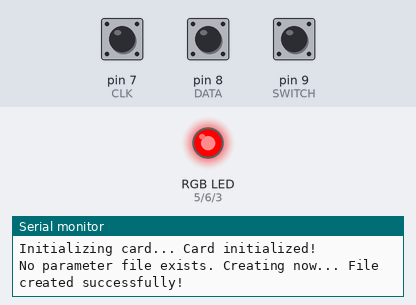
A program run on a simulated Arduino Nano, built with avr-gcc and run on an emulated ATmega328P. Shown: an RGB LED mixed from three pins (HIGH = lit), the last lines printed to the serial monitor. Inputs (shaded band) come from the test bench; at power-on: pin 9 (SWITCH) HIGH, pin 7 (CLK) HIGH, pin 8 (DATA) HIGH. Dim RGB values are drawn brighter than linear; storage starts empty.

Above: at 3.2 s.
3.3 s: pin 9 (SWITCH) pulled LOW for 0.15 s
At 5.45 s:
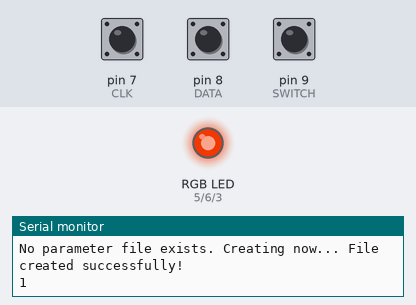
6.3 s: pin 9 (SWITCH) pulsed LOW 5 times (0.12 s each, 0.3 s apart)
At 9.0 s:
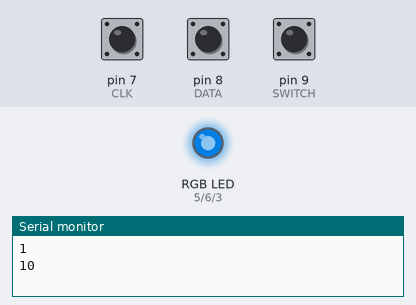
9.3 s: pin 9 (SWITCH) pulled LOW for 0.15 s
At 12.12 s:
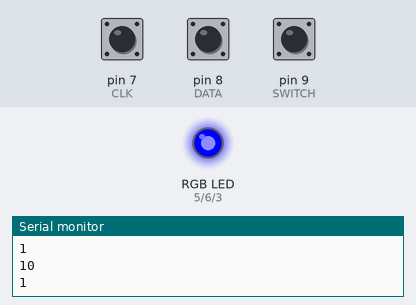
12.3 s: pin 9 (SWITCH) pulled LOW for 3.2 s
17.0 s: pin 9 (SWITCH) pulled LOW for 1 s
At 20.8 s:
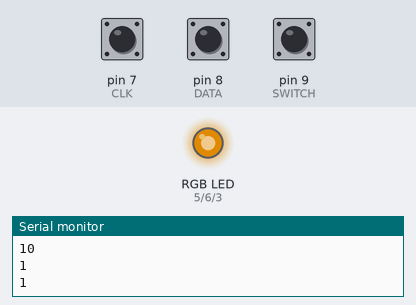
21.0 s: pin 9 (SWITCH) pulsed LOW 2 times (0.12 s each, 0.3 s apart)
Timing chart, 0 to 25.4 s (numbered marks = the images above; inputs shaded):
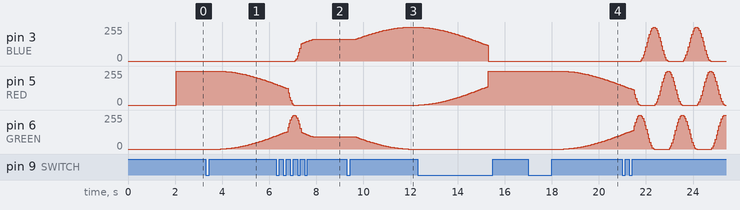

The program:

main.cpp
```cpp
#include <Arduino.h>
#include <SPI.h>
#include <SD.h>

// LED vars
const uint8_t BLUE = 3;
const uint8_t RED = 5;
const uint8_t GREEN = 6;
uint16_t outputLevel = 0;
uint16_t incrementValue = 10;

// lookup table for sine wave color transition
const uint8_t sine8[] PROGMEM = {
	0,   0,   0,   0,   0,   1,   1,   2,   2,   3,   4,   5,   6,   7,   8,   9,
	11,  12,  13,  15,  17,  18,  20,  22,  24,  26,  28,  30,  32,  35,  37,  39,
	42,  44,  47,  49,  52,  55,  58,  60,  63,  66,  69,  72,  75,  78,  81,  85,
	88,  91,  94,  97, 101, 104, 107, 111,  114, 117, 121, 124, 127, 131, 134, 137,
	141, 144, 147, 150, 154, 157, 160, 163, 167, 170, 173, 176, 179, 182, 185, 188,
	191, 194, 197, 200, 202, 205, 208, 210, 213, 215, 217, 220, 222, 224, 226, 229,
	231, 232, 234, 236, 238, 239, 241, 242, 244, 245, 246, 248, 249, 250, 251, 251,
	252, 253, 253, 254, 254, 255, 255, 255, 255, 255, 255, 255, 254, 254, 253, 253,
	252, 251, 251, 250, 249, 248, 246, 245, 244, 242, 241, 239, 238, 236, 234, 232,
	231, 229, 226, 224, 222, 220, 217, 215, 213, 210, 208, 205, 202, 200, 197, 194,
	191, 188, 185, 182, 179, 176, 173, 170, 167, 163, 160, 157, 154, 150, 147, 144,
	141, 137, 134, 131, 127, 124, 121, 117, 114, 111, 107, 104, 101, 97,  94,  91,
	88,  85,  81,  78,  75,  72,  69,  66,  63,  60,  58,  55,  52,  49,  47,  44,
	42,  39,  37,  35,  32,  30,  28,  26,  24,  22,  20,  18,  17,  15,  13,  12,
	11,  9,   8,   7,   6,   5,   4,   3,   2,   2,   1,   1,   0,   0,   0,   0,
	0,   0,   0,   0,   0,   0,   0,   0,   0,   0,   0,   0,   0,   0,   0,   0,
	0,   0,   0,   0,   0,   0,   0,   0,   0,   0,   0,   0,   0,   0,   0,   0,
	0,   0,   0,   0,   0,   0,   0,   0,   0,   0,   0,   0,   0,   0,   0,   0,
	0,   0,   0,   0,   0,   0,   0,   0,   0,   0,   0,   0,   0,   0,   0,   0,
	0,   0,   0,   0,   0,   0,   0,   0,   0,   0,   0,   0,   0,   0,   0,   0,
	0,   0,   0,   0,   0,   0,   0,   0,   0,   0,   0,   0,   0,   0,   0,   0,
	0,   0,   0,   0,   0,   0,   0,   0,   0,   0,   0,   0,   0,   0,   0,   0,
	0,   0,   0,   0,   0,   0,   0,   0
};

// encoder vars
const uint8_t CLK = 7;
const uint8_t DATA = 8;
const uint8_t SWITCH = 9;
uint8_t prevNextCode = 0;
uint16_t store = 0;

// function prototypes
void static_color();
void cycle_color();
void setChannelColors(uint16_t redOut, uint16_t greenOut, uint16_t blueOut);
void fadeOutAndIncrement();

// SD related vars
File paramFile;
uint16_t params[5];
const uint8_t CS = 10;

// Support vars
unsigned long lastRun = 0;
uint8_t fadeDelay = 50;
double newParamsSet = 0;
uint8_t totalModes = 2;
uint8_t mode = 0;
typedef void (*OptionMenu[])();
OptionMenu modeList = {
	static_color,
	cycle_color
};									// you must update totalModes if you add or remove functions here

// Button timing variables
volatile uint8_t debounce = 20;		// ms debounce period to prevent flickering when pressing or releasing the button
uint16_t DCgap = 250;				// max ms between clicks for a double click event
uint16_t holdTime = 1000;			// ms hold period: how long to wait for press+hold event
uint16_t longHoldTime = 3000;	 	// ms long hold period: how long to wait for press+hold event

// Button variables
boolean buttonVal = HIGH;			// value read from button
boolean buttonLast = HIGH;			// buffered value of the button's previous state
boolean DCwaiting = false;			// whether we're waiting for a double click (down)
boolean DConUp = false;				// whether to register a double click on next release, or whether to wait and click
boolean singleOK = true;			// whether it's OK to do a single click
long downTime = -1;					// time the button was pressed down
long upTime = -1;					// time the button was released
boolean ignoreUp = false;			// whether to ignore the button release because the click+hold was triggered
boolean waitForUp = false;			// when held, whether to wait for the up event
boolean holdEventPast = false;		// whether or not the hold event happened already
boolean longHoldEventPast = false;	// whether or not the long hold event happened already

void clickEvent() {
	mode = (mode + 1) % totalModes;
	switch (mode) {
		case 0:
			incrementValue = 10;
			break;
		case 1:
			incrementValue = 1;
			break;
		case 2:
			break;
	}
	Serial.println(incrementValue);
}

void doubleClickEvent() {
	incrementValue = incrementValue < 10 ? 10 : 1;
}

void longHoldEvent() {
	mode = 0;
	outputLevel = 0;
	incrementValue = 10;
	fadeDelay = 50;
	setChannelColors(outputLevel + 120, outputLevel, outputLevel + 240);
}

void setChannelColors(uint16_t redOut, uint16_t greenOut, uint16_t blueOut) {
	analogWrite(RED, pgm_read_byte(&sine8[redOut]));
	analogWrite(GREEN, pgm_read_byte(&sine8[greenOut]));
	analogWrite(BLUE, pgm_read_byte(&sine8[blueOut]));
}

void increment_color() {
	setChannelColors((outputLevel + 120) % 360, outputLevel % 360, (outputLevel + 240) % 360);
	outputLevel = (outputLevel + incrementValue) % 360;
}

void decrement_color() {
	setChannelColors((outputLevel + 120) % 360, outputLevel % 360, (outputLevel + 240) % 360);
	outputLevel = (outputLevel + (360 - incrementValue)) % 360;
}

void static_color() {
	// placeholder function to allow user selection of color
}

void cycle_color() {
	increment_color();
}

// Debounce the rotary encoder
// A valid CW or CCW move returns 1, invalid returns 0.
int8_t read_rotary() {
	static int8_t rot_enc_table[] = {0,1,1,0,1,0,0,1,1,0,0,1,0,1,1,0};

	prevNextCode <<= 2;
	if (digitalRead(DATA))
		prevNextCode |= 0x02;
	if (digitalRead(CLK))
		prevNextCode |= 0x01;
	prevNextCode &= 0x0f;

	// If valid then store as 16 bit data.
	if (rot_enc_table[prevNextCode] ) {
		store <<= 4;
		store |= prevNextCode;
		// CCW
		if ((store&0xff)==0x2b) return -1;
		// CW
		if ((store&0xff)==0x17) return 1;
	}
	return 0;
}

int checkButton() {
	int event = 0;
	buttonVal = digitalRead(SWITCH);
	// Button pressed down
	if (buttonVal == LOW && buttonLast == HIGH && (millis() - upTime) > debounce)
	{
		downTime = millis();
		ignoreUp = false;
		waitForUp = false;
		singleOK = true;
		holdEventPast = false;
		longHoldEventPast = false;
		if ((millis() - upTime) < DCgap && DConUp == false && DCwaiting == true) {
			DConUp = true;
		}
		else {
			DConUp = false;
		}
		DCwaiting = false;
	}
	// Button released
	else if (buttonVal == HIGH && buttonLast == LOW && (millis() - downTime) > debounce)
	{
		if (not ignoreUp)
		{
			upTime = millis();
			if (DConUp == false)
				DCwaiting = true;
			else {
				event = 2;
				DConUp = false;
				DCwaiting = false;
				singleOK = false;
			}
		}
	}
	// Test for normal click event: DCgap expired
	if ( buttonVal == HIGH && (millis() - upTime) >= DCgap && DCwaiting == true && DConUp == false && singleOK == true && event != 2)
	{
		event = 1;
		DCwaiting = false;
	}
	// Test for hold
	if (buttonVal == LOW && (millis() - downTime) >= holdTime) {
	// Trigger "normal" hold
		if (not holdEventPast)
		{
			event = 3;
			waitForUp = true;
			ignoreUp = true;
			DConUp = false;
			DCwaiting = false;
			//downTime = millis();
			holdEventPast = true;
		}
		// Trigger "long" hold
		if ((millis() - downTime) >= longHoldTime)
		{
			if (not longHoldEventPast)
			{
				event = 4;
				longHoldEventPast = true;
			}
		}
	}
	buttonLast = buttonVal;
	return event;
}

void readParams() {
	char digits[10];
	bool receiving = false;
	uint8_t index = 0;
	uint8_t next_param = 0;
	char *ptr;
	while (paramFile.available()) {
		char next_char = paramFile.read();
		Serial.print(next_char);
		if (receiving == true) {
			if (next_char == '>') {
				digits[index] = '\0';
				params[next_param] = strtod(digits, &ptr);
				Serial.println();
				Serial.print("new param: ");
				Serial.println(params[next_param]);
				next_param++;
				index = 0;
				receiving = false;
			} else {
				digits[index] = next_char;
				index++;
			}
		} else if (next_char == '<') {
			receiving = true;
		}
	}
	params[next_param] = '\0';
}

boolean writeParams(char newSettings[]) {
	SD.remove("params.txt");
	paramFile = SD.open("params.txt", FILE_WRITE); // filename must be 8 characters or less
	if (paramFile) {
		for (uint8_t i = 0; i < strlen(newSettings); i++) {
			paramFile.print(newSettings[i]);
		}
	} else {
		return false;
	}
	paramFile.close();
	return true;
}

void initSD() {
	Serial.print("Initializing card... ");
	if (!SD.begin(CS)) {
		Serial.println("Card failed or not present!");
	} else {
		Serial.println("Card initialized!");
		// SD.remove("params.txt");
		paramFile = SD.open("params.txt");
		if (!paramFile) {
			Serial.print("No parameter file exists. Creating now... ");
			char defaultSettings[80] =
			"Mode: <0>\n"
			"outputLevel: <0>\n"
			"incrementValue: <10>\n"
			"fadeDelay: <50>\n";
			if (writeParams(defaultSettings)) {
				Serial.println("File created successfully!");
			} else {
				Serial.println("File creation failed!");
			}
		} else {
			Serial.println("Parameter file found. Loading... ");
			readParams();
			paramFile.close();
			for (uint8_t i = 0; i < (sizeof(params) / sizeof(params[0])); i++) {
				Serial.print("Parameter ");
				Serial.print(i + 1);
				Serial.print(": ");
				Serial.println(params[i]);
			}
			mode = (int) params[0];
			outputLevel = (int) params[1];
			incrementValue = (int) params[2];
			fadeDelay = (int) params[3];
		}
	}
}

void setup() {
	delay(2000);
	pinMode(BLUE, OUTPUT);
	pinMode(RED, OUTPUT);
	pinMode(GREEN, OUTPUT);

	pinMode(CLK, INPUT);
	pinMode(CLK, INPUT_PULLUP);
	pinMode(DATA, INPUT);
	pinMode(DATA, INPUT_PULLUP);
	pinMode(CS, OUTPUT);
	Serial.begin(115200);

	initSD();
	setChannelColors((outputLevel + 120) % 360, outputLevel % 360, (outputLevel + 240) % 360);
}

void loop() {
	static int8_t c,val;
	long currentTime = millis();

	// set the frame/sec speed to run the current mode at
	if (mode > 0 && (currentTime - lastRun >= fadeDelay)) {
		modeList[mode]();
		lastRun = currentTime;
	}

	int b = checkButton();
	switch (b) {
		case 1:
			// advance to the next mode
			clickEvent();
			newParamsSet = millis();
			break;
		case 2:
			// cycle between coarse and fine adjustment
			doubleClickEvent();
			newParamsSet = millis();
			break;
		case 3:
			// holdEvent();
			break;
		case 4:
			// reset all settings
			longHoldEvent();
			break;
		default:
			break;
	}

	if (val=read_rotary()) {
		c +=val;
		// Serial.print(c);Serial.print(" ");

		// CCW
		if (prevNextCode==0x0b) {
			if (mode == 0)
				decrement_color();
			if (mode > 0)
				fadeDelay += 1;
			// Serial.print("eleven ");
			// Serial.println(store,HEX);
		}

		// CW
		if (prevNextCode==0x07) {
			if (mode == 0)
				increment_color();
			if (mode > 0)
				fadeDelay -= 1;
			// Serial.print("seven ");
			// Serial.println(store,HEX);
		}

		newParamsSet = millis();
	}

	// Check if there are new params to be written and if we have waited sufficiently long between actions to write them
	if (newParamsSet > 0 && (currentTime - newParamsSet >= 250)) {
		String settingStr =
			"Mode: <" + String(mode) + ">\n"
			"outputLevel: <" + String(outputLevel) + ">\n"
			"incrementValue: <" + String(incrementValue) + ">\n"
			"fadeDelay: <" + String(fadeDelay) + ">\n";
		char newSettings[80];
		settingStr.toCharArray(newSettings, 80);
		writeParams(newSettings);
		newParamsSet = 0;
	}
}
```

Measured:
- after the input at 3.3 s, pin 5 (RED): moves from 255/255 to 154/255 over 2.4 s, starting after 0.60 s; pin 6 (GREEN): moves from 0/255 to 101/255 over 2.4 s, starting after 0.65 s
- after the input at 6.3 s, pin 3 (BLUE): moves from 0/255 to 163/255 over 0.75 s, starting after 0.80 s
- after the input at 9.3 s, pin 3 (BLUE): moves from 163/255 to 255/255 over 2.3 s, starting after 0.40 s; pin 6 (GREEN): moves from 91/255 to 0/255 over 2.2 s, starting after 0.40 s
- after the input at 17.0 s, pin 5 (RED): moves from 255/255 to 147/255 over 2.5 s, starting after 1.4 s; pin 6 (GREEN): moves from 0/255 to 107/255 over 2.5 s, starting after 1.5 s
